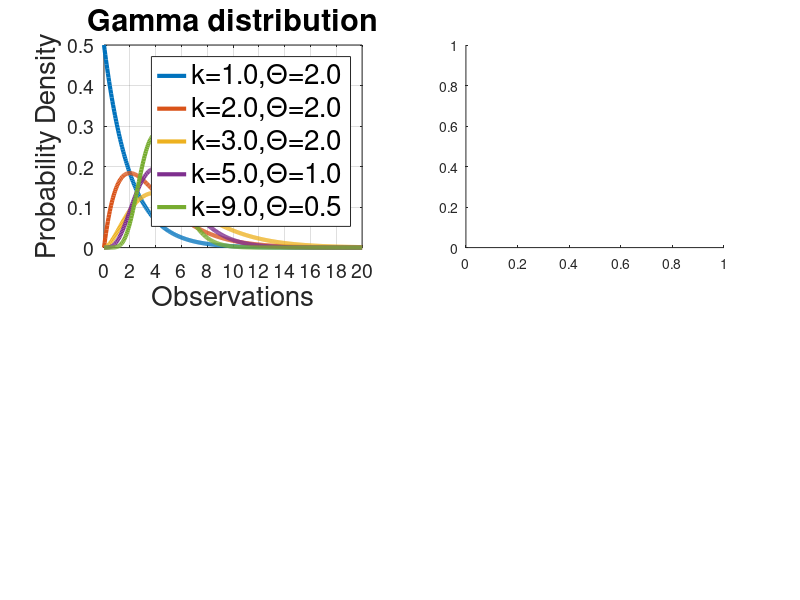

The MATLAB source for this figure: (Note: this script raises an error after producing the figure.)
% IDRE workshop - Advanced Garphics with Matlab
% example 04 - histograms

clc; clear;

% data - Gamma duistribution
shape = [1,2,3,5,9]; scale = [2,2,2,1,0.5];
x = [0:0.05:20];
yd = zeros(length(shape),length(x));
y = zeros(length(shape),length(x));
for i = 1:length(shape)
  yd(i,:) = gamrnd(shape(i),scale(i),1,length(x)); % random data
  y(i,:) = gampdf(x,shape(i),scale(i)); % gemma pdf
end
clear i;

% plot
figure(1)
subplot(2,2,1)
plot(x,y,'-','LineWidth',3); hold; grid on;
set(gca,'XTick',[0:2:20],'Xlim',[0 20],'YTick',[0:0.1:0.5],'Ylim',[0 0.5],'FontSize',14);
xlabel('Observations','FontSize',20)
ylabel('Probability Density','FontSize',20);
title('Gamma distribution','FontSize',22);
legend('k=1.0,\Theta=2.0','k=2.0,\Theta=2.0','k=3.0,\Theta=2.0','k=5.0,\Theta=1.0','k=9.0,\Theta=0.5', ...
       'Location','NorthEast','FontSize',20);
subplot(2,2,2)
for i = 1:length(shape)
  histogram(yd(i,:),10,'Normalization','Probability');
  if i==1
    hold; grid on;
  end
end
clear i;
set(gca,'XTick',[0:2:20],'Xlim',[0 20],'YTick',[0:0.1:0.5],'Ylim',[0 0.5],'FontSize',14);
xlabel('Observations','FontSize',20);
ylabel('Normalized histogram','FontSize',20);
title('Histograms of data','FontSize',22);
